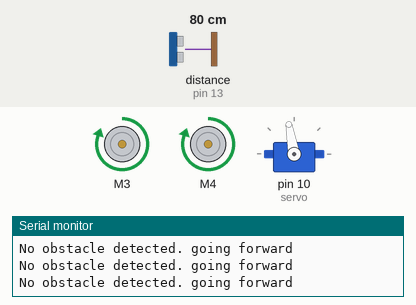
Simulated run of this sketch. Board: Arduino Uno, built with avr-gcc and run on an emulated ATmega328P. Parts: 2 × DC motor (green arrow = forward, orange = backward, longer = faster), servo, the last lines printed to the serial monitor. Wiring (inferred from the names in the program): ultrasonic range finder: trigger pin 12; echo pin 13. The test bench sets the inputs (shaded band); at power-on: distance to the obstacle (sensor on pin 13) 80 cm. The echo pulse lasts 58.3 µs per cm.

Above: at 1.2 s.
1.3 s: distance to the obstacle (sensor on pin 13) set to 29 cm
4.3 s: distance to the obstacle (sensor on pin 13) set to 23 cm
At 5.2 s:
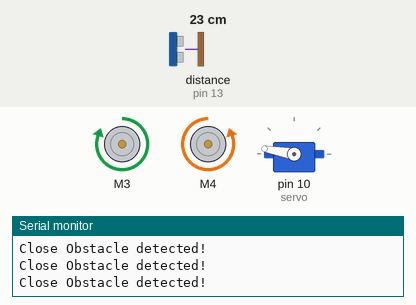
5.8 s: distance to the obstacle (sensor on pin 13) set to 35 cm
At 6.6 s:
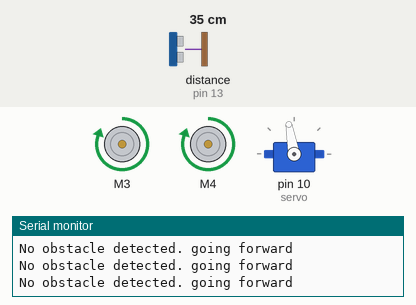
Timing chart, 0 to 8.8 s (numbered marks = the images above; inputs shaded):
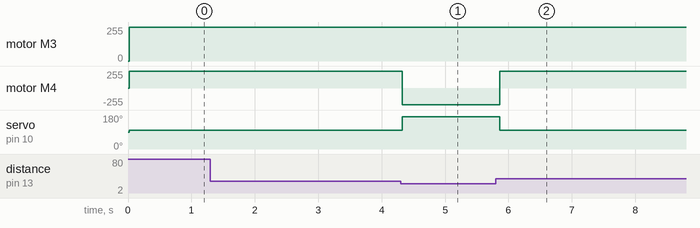

The sketch:

Obstacle_Avoiding_Robot_Code.ino
```cpp
#include <Servo.h>
#include <AFMotor.h> //import your motor shield library
#define trigPin 12 // define the pins of your sensor
#define echoPin 13
AF_DCMotor motor1(3,MOTOR12_64KHZ); // set up motors.
AF_DCMotor motor2(4, MOTOR12_8KHZ);
Servo servo;

void setup() {
  Serial.begin(9600); // begin serial communitication
  Serial.println("Motor test!");
   pinMode(trigPin, OUTPUT);// set the trig pin to output (Send sound waves)
  pinMode(echoPin, INPUT);// set the echo pin to input (recieve sound waves)
  motor1.setSpeed(254); //set the speed of the motors, between 0-255
motor2.setSpeed (254);
servo.attach(10);

}

void loop() {

   long duration, distance; // start the scan
  digitalWrite(trigPin, LOW);
  delayMicroseconds(2); // delays are required for a succesful sensor operation.
  digitalWrite(trigPin, HIGH);

  delayMicroseconds(10); //this delay is required as well!
  digitalWrite(trigPin, LOW);
  duration = pulseIn(echoPin, HIGH);
   distance = (duration/2) / 29.1;// convert the distance to centimeters.
  if (distance < 25)/*if there's an obstacle 25 centimers, ahead, do the following: */ {
   Serial.println ("Close Obstacle detected!" );
   servo.write(170);

    motor1.run(FORWARD);  // Turn as long as there's an obstacle ahead.
    motor2.run (BACKWARD);

}
  else {


   Serial.println ("No obstacle detected. going forward");
   delay (15);

   motor1.run(FORWARD); //if there's no obstacle ahead, Go Forward!
    motor2.run(FORWARD);


 servo.write(100);


  }


}
```

Measured:
- the behaviour switches between 26 and 25 cm on distance to the obstacle (sensor on pin 13) (found by bisection; images 0 and 1)
- after the input at 4.3 s, motor M4: forward 254/255 → backward 254/255 at once; servo on pin 10 (servo): 100° → 170° at once
- after the input at 5.8 s, motor M4: backward 254/255 → forward 254/255 after 0.06 s; servo on pin 10 (servo): 170° → 100° after 0.06 s
